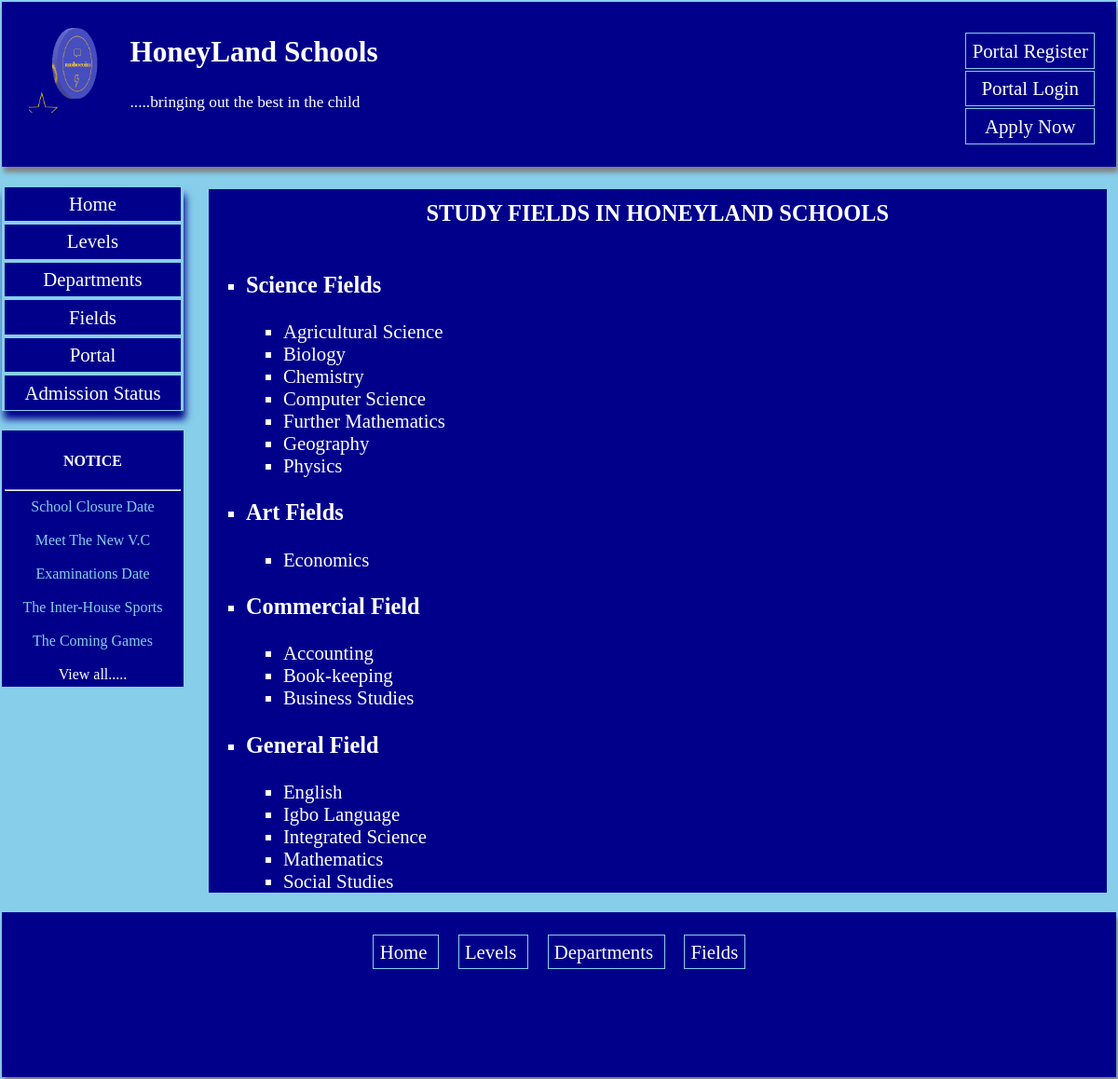
The app's page /fields/ with its own data.
### profiles/models.py (models this page shows, shortened)
class Logo(models.Model):
    name = models.CharField(max_length=200, null=True)
    image = models.ImageField(upload_to='media/')

class Posts(models.Model):
    title = models.CharField(max_length=100, null=True)
    slug =models.SlugField(max_length=100)
    author =  models.ForeignKey(CustomUser, on_delete=models.CASCADE)
    description = models.TextField(max_length=1000)
    post_date = models.DateTimeField(auto_now_add=True)
    image = models.ImageField(upload_to='media/')
    class Meta:
        ordering = ['post_date']
        verbose_name = 'Publication'
        verbose_name_plural = 'Publications'

class Allcourses(models.Model):
    title = models.CharField(max_length=200,  null=True,  blank=True)
    field = models.ForeignKey(Student_field,  on_delete=models.CASCADE,  null=True)
    teacher_in_charge = models.ForeignKey(Teachers,  on_delete=models.CASCADE,  null=True)
    tic_username = models.ForeignKey(CustomUser, on_delete=models.CASCADE,  null=True)
    slug = models.SlugField(null=True)
    class Meta:
        ordering = ['title']

### profiles/views.py (the view)
# urls.py: path('fields/', views.Field.as_view(), name= 'fields'),
class Field(ListView):
    model = Student_field
    template_name ='fields.html'
    context_object_name = 'studentfields'
    def get_context_data(self,  **kwargs):
        context = super().get_context_data(**kwargs)
        context['logo'] = Logo.objects.all()
        context['subjects'] = Allcourses.objects.all().order_by('field')
        context['subjects1'] = Allcourses.objects.filter(field= 1)
        context['subjects2'] = Allcourses.objects.filter(field= 2)
        context['subjects3'] = Allcourses.objects.filter(field= 3)
        context['subjects4'] = Allcourses.objects.filter(field= 4)
        context['publications'] = Posts.objects.all()
        return context

### profiles/templates/fields.html (shortened to what this page needs)
{% extends 'base.html' %}
{% block content  %}
<div class ='board' style=' color: white; background: darkblue; '>
    <h3 style='text-align: center; color: white; margin:1em; margin-bottom:0;  padding-top: 0.5em; '> STUDY FIELDS IN HONEYLAND SCHOOLS</h3>
<ul style ='margin-top:0; padding-top:0; '>
    <br>
    <li> <h3>Science Fields</h3>
        <ul >
            {% for st in subjects1 %}
      <li> {{st.title}} </li>
{% endfor %}
        </ul></li>
            <li><h3> Art Fields </h3>
                <ul >
                    {% for st in subjects2 %}
              <li> {{st.title}} </li>
        {% endfor %}
                </ul>
            </li>
                    <li> <h3>Commercial Field</h3>
                        <ul >
                            {% for st in subjects3 %}
                      <li> {{st.title}} </li>
                {% endfor %}
                        </ul></li>
        <li><h3>General Field</h3>
            <ul >
                {% for st in subjects4 %}
          <li> {{st.title}} </li>
    {% endfor %}
            </ul>
        </li>
    </ul>
{% endblock  %}

### profiles/templates/base.html (shortened to what this page needs)
<head>
</head>
<body style ='margin: 0em; padding: 0.1em; font-size: 1.3em;  background: skyblue;'   >
    <header style= 'box-shadow: 2px 6px 5px grey;margin: 0em; padding-left: 1em; padding-right: 1em; padding-top: 0.5em; height: 8em;
    background: darkblue; color: white;'>
    {% if request.user.is_authenticated or request.user.is_superuser  %}
    <ul class='nav' style='float: right; list-style-type: none;' >
   <li> <a  style ='color: white; ' href = "#"> Welcome {{user}} </a></li>
    <li><a  style ='color: white; ' href ='{% url "logout" %}'> Logout </a></li>
    </ul>
{% else%}
    <ul class='nav' style='float: right; list-style-type: none;' >
        <li> <a  style ='color: white; ' href = '{% url "register" %}'> Portal Register </a></li>
         <li><a  style ='color: white; ' href ='{% url "login" %}'> Portal Login </a></li>
         <li><a  style ='color: white; ' href ='{% url "portalregister" %}'> Apply Now </a></li>
         </ul>
    {% endif %}
    {% for log in logo  %}
    <img style="backgrond: skyblue; float: left; margin: 0.4em; width: 100px; height: 100px;" src ="{{log.image.url}}"  >
{% endfor %}
<p style='text-shadow: 2px  8px skyblue;'><h2 style='text-align: left; '><a style='color: white;' href='{% url "home" %}'>HoneyLand Schools</a></h2></p>
<p style='text-align: left'> <small> .....bringing out the best in the child </small></p>
    </header>
<div class ='cover'>
<nav class='navigation'>
    <ul class ='nav' style =' padding:0;  list-style-type: none;'>
        <li><a href ='{% url "home" %}'> Home </a></li>
        <li> <a href ='{% url "levels" %}'> Levels </a> </li>
        <li> <a href ='{% url "departments" %}'> Departments </a> </li>
        <li><a href ='{% url "fields" %}'> Fields </a></li>
        <li><a href ='{% url "portal" %}'> Portal </a></li>
        <li><a  style ='color: white; ' href ='{% url "admissionstat" %}'> Admission Status </a></li>
    </ul>
    <div style='text-align: center; margin-bottom: 0.5em; padding: 0.2em; background: darkblue; color: white;font-size: medium'>
        <h4 style='padding: 0em;'>NOTICE </h4><hr>
        {% for pub in publications %}
         <a  href='{% url "details" pub.slug  %}'> {{pub.title}}</a><br><br style='color: skyblue;'>
{% endfor %}
<p style='margin: 0em;'><a  style=' color: white; ' href='{% url "publist"  %}'> View all.....</a></p>
    </div>
</nav>
<section style='padding-right: 0.5em'>
{% block content %}
{% endblock %}
</section>
</div>
<footer style= 'box-shadow: 2px 6px 5px grey;margin: 0em; padding-left: 1em; padding-right: 1em; padding-top: 0.5em; height: 8em;
    background: darkblue; color: white;'>
    <nav>
        <ul class ='navfooter' style =' padding:0;  list-style-type: none;'>
            <li><a href ='{% url "home" %}'> Home </a></li>
            <li> <a href ='{% url "levels" %}'> Levels </a> </li>
            <li> <a href ='{% url "departments" %}'> Departments </a> </li>
            <li><a href ='{% url "fields" %}'> Fields </a></li>
    </nav>
</footer>
</body>

### profiles/templates/base.html (style rules this page uses)
a { text-decoration: none; }
.cover { display: grid; grid-template-columns: 2fr 10fr; grid-gap: 1.3em; }
body { background-image: url('C:\Users\DELL\Desktop\portal\profiles\templates\Untitled.png'); background-size: cover; }
.board ul { list-style-type: square; pdding: 0.4em; }
.navigation a { color: skyblue; }
.nav { box-shadow: 2px 9px 8px darkblue; }
.nav li { color: white; background: darkblue; margin: 0.1em; text-align: center; border: 1px solid skyblue; }
.nav li a { padding: 0.3em; display: block; color: white; }
.navfooter { text-align: center; box-shadow: 2px 9px 8px darkblue; }
.navfooter li { color: white; padding: 0.4em; display: inline; background: darkblue; margin: 0.1em; text-align: center; }
.navfooter li a { padding: 0.3em; color: white; border: 1px solid skyblue; }

### records on screen
Logo: image (picture)
Posts: title "School Closure Date"
Posts: title "Meet The New V.C"
Posts: title "Examinations Date"
Posts: title "The Inter-House Sports"
Posts: title "The Coming Games"
Allcourses: title "Agricultural Science"
Allcourses: title "Biology"
Allcourses: title "Chemistry"
Allcourses: title "Computer Science"
Allcourses: title "Further Mathematics"
Allcourses: title "Geography"
Allcourses: title "Physics"
Allcourses: title "Economics"
Allcourses: title "Accounting"
Allcourses: title "Book-keeping"
Allcourses: title "Business Studies"
Allcourses: title "English"
Allcourses: title "Igbo Language"
Allcourses: title "Integrated Science"
Allcourses: title "Mathematics"
Allcourses: title "Social Studies"
